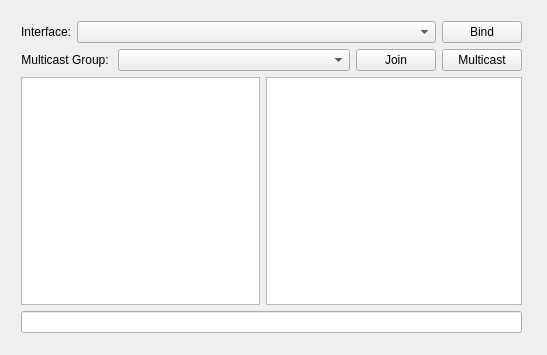
<?xml version="1.0" encoding="UTF-8"?>
<ui version="4.0">
 <class>Widget</class>
 <widget class="QWidget" name="Widget">
  <property name="geometry">
   <rect>
    <x>0</x>
    <y>0</y>
    <width>547</width>
    <height>355</height>
   </rect>
  </property>
  <property name="windowTitle">
   <string>Multicast / Broadcast Chat</string>
  </property>
  <widget class="QWidget" name="layoutWidget">
   <property name="geometry">
    <rect>
     <x>10</x>
     <y>10</y>
     <width>523</width>
     <height>334</height>
    </rect>
   </property>
   <layout class="QGridLayout" name="gridLayout">
    <property name="sizeConstraint">
     <enum>QLayout::SetMaximumSize</enum>
    </property>
    <item row="1" column="0">
     <layout class="QHBoxLayout" name="horizontalLayout_6">
      <item>
       <widget class="QLabel" name="label_2">
        <property name="sizePolicy">
         <sizepolicy hsizetype="Preferred" vsizetype="Preferred">
          <horstretch>0</horstretch>
          <verstretch>0</verstretch>
         </sizepolicy>
        </property>
        <property name="text">
         <string>Interface:</string>
        </property>
        <property name="alignment">
         <set>Qt::AlignRight|Qt::AlignTrailing|Qt::AlignVCenter</set>
        </property>
       </widget>
      </item>
      <item>
       <widget class="QComboBox" name="cbInterfaces">
        <property name="sizePolicy">
         <sizepolicy hsizetype="Expanding" vsizetype="Fixed">
          <horstretch>0</horstretch>
          <verstretch>0</verstretch>
         </sizepolicy>
        </property>
       </widget>
      </item>
      <item>
       <widget class="QPushButton" name="pbBindResume">
        <property name="text">
         <string>Bind</string>
        </property>
       </widget>
      </item>
     </layout>
    </item>
    <item row="4" column="0">
     <layout class="QHBoxLayout" name="horizontalLayout_5">
      <item>
       <widget class="QTextEdit" name="teChat">
        <property name="sizePolicy">
         <sizepolicy hsizetype="Expanding" vsizetype="Expanding">
          <horstretch>0</horstretch>
          <verstretch>0</verstretch>
         </sizepolicy>
        </property>
       </widget>
      </item>
      <item alignment="Qt::AlignRight">
       <widget class="QListView" name="lvMembers">
        <property name="sizePolicy">
         <sizepolicy hsizetype="Minimum" vsizetype="Minimum">
          <horstretch>0</horstretch>
          <verstretch>0</verstretch>
         </sizepolicy>
        </property>
        <property name="minimumSize">
         <size>
          <width>256</width>
          <height>0</height>
         </size>
        </property>
       </widget>
      </item>
     </layout>
    </item>
    <item row="5" column="0">
     <widget class="QLineEdit" name="leInput"/>
    </item>
    <item row="2" column="0">
     <layout class="QHBoxLayout" name="horizontalLayout_4">
      <item>
       <widget class="QLabel" name="label">
        <property name="sizePolicy">
         <sizepolicy hsizetype="Preferred" vsizetype="Preferred">
          <horstretch>0</horstretch>
          <verstretch>0</verstretch>
         </sizepolicy>
        </property>
        <property name="text">
         <string>Multicast Group: </string>
        </property>
        <property name="alignment">
         <set>Qt::AlignRight|Qt::AlignTrailing|Qt::AlignVCenter</set>
        </property>
       </widget>
      </item>
      <item>
       <widget class="QComboBox" name="cbMulticastGroup">
        <property name="sizePolicy">
         <sizepolicy hsizetype="Expanding" vsizetype="Fixed">
          <horstretch>0</horstretch>
          <verstretch>0</verstretch>
         </sizepolicy>
        </property>
       </widget>
      </item>
      <item>
       <widget class="QPushButton" name="pbJoinLeave">
        <property name="text">
         <string>Join</string>
        </property>
       </widget>
      </item>
      <item>
       <widget class="QPushButton" name="pbMulticastBroadcast">
        <property name="text">
         <string>Multicast</string>
        </property>
       </widget>
      </item>
     </layout>
    </item>
   </layout>
  </widget>
 </widget>
 <layoutdefault spacing="6" margin="11"/>
 <resources/>
 <connections/>
</ui>
